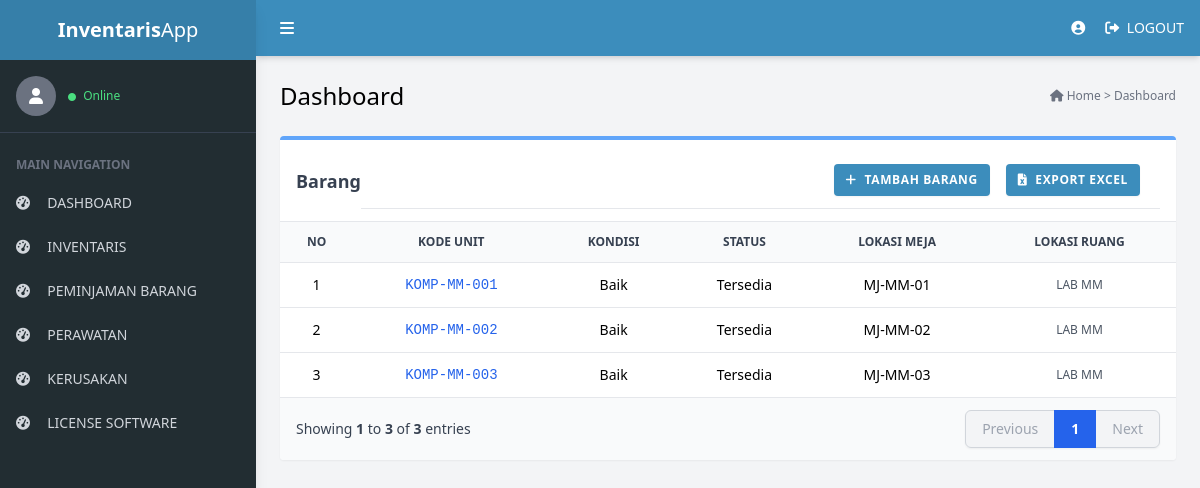
/Admin/detail_inventaris.php, run on the app's committed database.
### tables this page shows
CREATE TABLE `barang_detail` (
  `id_detail` int NOT NULL,
  `id_barang` int DEFAULT NULL,
  `kode_unit` varchar(50) NOT NULL,
  `kondisi` enum('Baik','Rusak','Perbaikan') DEFAULT 'Baik',
  `status` enum('Tersedia','Tidak Tersedia') DEFAULT 'Tersedia',
  `lokasi_meja` varchar(50) DEFAULT NULL,
  `lokasi_ruang` enum('LAB MM','LAB JARKOM') DEFAULT 'LAB MM'
);

### Admin/detail_inventaris.php (the view, shortened to what this page needs)
<?php
    require_once __DIR__ . "/../config/database.php";
    $lab = $_GET['lab'] ?? null;
    $filter = $_GET['filter'] ?? 'all';
    $filter = mysqli_real_escape_string($conn, $filter);
    $where_sql = '';
    $limit = 15;
    $halaman_aktif = isset($_GET['halaman']) ? (int)$_GET['halaman'] : 1;
    $offset = ($halaman_aktif - 1) * $limit;
    $query_total = "SELECT COUNT(*) AS total FROM barang_detail JOIN barang ON barang_detail.id_barang = barang.id_barang $where_sql";
    $result_total = mysqli_query($conn, $query_total);
    $row_total = mysqli_fetch_assoc($result_total);
    $total_data = $row_total['total'];
    $total_halaman = ceil($total_data / $limit);
    $query = "
        SELECT * FROM barang_detail INNER JOIN barang ON barang_detail.id_barang = barang.id_barang
        $where_sql
        ORDER BY barang.id_barang DESC
        LIMIT $limit OFFSET $offset
    ";
    $result = mysqli_query($conn, $query);
?>
<!DOCTYPE html>
<html lang="id">
<head>
    <script src="https://cdn.tailwindcss.com"></script>
    <link rel="stylesheet" href="https://cdnjs.cloudflare.com/ajax/libs/font-awesome/6.0.0/css/all.min.css">
</head>
<body class="bg-gray-100 font-sans">
    <div class="flex h-screen overflow-hidden">
        <?php include '../include/menu.php'; ?>
        <div class="flex-1 flex flex-col overflow-y-auto">
            <?php include '../include/header_hlm.php'; ?>
            <main class="p-6">
                <div class="flex justify-between items-center mb-6">
                    <h1 class="text-2xl font-light">Dashboard </h1>
                    <nav class="text-xs text-gray-500"><i class="fas fa-home"></i> <a href="../index.php">Home</a> > <a href="dashboard_baru.php">Dashboard</a></nav>
                </div>
                <div class="bg-white border-t-4 border-blue-400 rounded shadow-sm overflow-hidden">
                    <div class="px-4 py-3 border-b flex items-center justify-between bg-white w-full">
                        <h3 class="font-semibold text-gray-700 text-lg">Barang</h3>
                        <div class="px-5 py-3 border-b flex items-center justify-end bg-white w-full flex gap-4">
                            <div class="flex-shrink-0">
                                <a href="tambah_data.php" class="inline-flex items-center bg-[#3c8dbc] hover:bg-[#367fa9] text-white text-xs font-bold px-3 py-2 rounded shadow-sm transition-all uppercase tracking-wider">
                                    <i class="fas fa-plus mr-2"></i> Tambah Barang
                                </a>
                            </div>
                            <div class="flex-shrink-0">
                                <a href="export_inventaris.php" class="inline-flex items-center bg-[#3c8dbc] hover:bg-[#367fa9] text-white text-xs font-bold px-3 py-2 rounded shadow-sm transition-all uppercase tracking-wider">
                                    <i class="fas fa-file-excel mr-2"></i> Export Excel
                                </a>
                            </div>
                        </div>
                    </div>
                    <div class="overflow-x-auto">
                        <table class="w-full text-sm text-left border-collapse">
                            <thead>
                                <tr class="bg-gray-50 border-b text-gray-700">
                                    <th class="p-3 font-bold uppercase text-xs text-center">No</th>
                                    <th class="p-3 font-bold uppercase text-xs text-center">Kode Unit</th>
                                    <th class="p-3 font-bold uppercase text-xs text-center">Kondisi</th>
                                    <th class="p-3 font-bold uppercase text-xs text-center">Status</th>
                                    <th class="p-3 font-bold uppercase text-xs text-center">Lokasi Meja</th>
                                    <th class="p-3 font-bold uppercase text-xs text-center">Lokasi Ruang</th>
                                </tr>
                            </thead>
                            <tbody class="divide-y divide-gray-200 text-center">
                                <?php
                                $no = $offset + 1;
                                while ($row = mysqli_fetch_assoc($result)) {
                                ?>
                                <tr class="hover:bg-gray-50 transition-colors">
                                    <td class="p-3 text-center"><?= $no++; ?></td>
                                    <td class="p-3 font-mono text-blue-600"><?= $row['kode_unit']; ?></td>
                                    <td class="p-3 font-medium"><?= $row['kondisi']; ?></td>
                                    <td class="p-3"><?= $row['status']; ?></td>
                                    <td class="p-3"><?= $row['lokasi_meja']; ?></td>
                                    <td class="p-3 text-xs text-gray-600"><?= $row['lokasi_ruang']; ?></td>
                                </tr>
                                <?php } ?>
                            </tbody>
                        </table>
                        <div class="px-4 py-3 bg-gray-50 border-t border-gray-200 flex items-center justify-between">
                            <p class="text-sm text-gray-700">Showing <span class="font-semibold"><?= ($offset + 1); ?></span> to <span class="font-semibold"><?= min($offset + $limit, $total_data); ?></span> of <span class="font-semibold"> <?= $total_data; ?></span> entries </p>
                            <ul class="flex items-center -space-x-px shadow-sm rounded-md text-sm font-medium">
                                <?php if($halaman_aktif > 1): ?>
                                    <li class="inline-flex items-center px-4 py-2 rounded-l-md border border-gray-300 bg-white text-gray-500 hover:bg-gray-50 transition"><a href="?halaman=<?= $halaman_aktif - 1; ?>&lab=<?= $lab; ?>&filter=<?= $filter; ?>">Previous</a></li>
                                <?php else: ?>
                                    <li class="inline-flex items-center px-4 py-2 rounded-l-md border border-gray-300 bg-gray-100 text-gray-400 cursor-not-allowed">Previous</li>
                                <?php endif; ?>
                                <li class="z-10 bg-blue-600 border-blue-600 text-white inline-flex items-center px-4 py-2 border font-bold"><?= $halaman_aktif; ?></li>
                                <?php if($halaman_aktif < $total_halaman): ?>
                                    <li class="inline-flex items-center px-4 py-2 rounded-r-md border border-gray-300 bg-white text-gray-500 hover:bg-gray-50 transition"><a href="?halaman=<?= $halaman_aktif + 1; ?>&lab=<?= $lab; ?>&filter=<?= $filter; ?>">Next</a></li>
                                <?php else: ?>
                                    <li class="inline-flex items-center px-4 py-2 rounded-r-md border border-gray-300 bg-gray-100 text-gray-400 cursor-not-allowed">Next</li>
                                <?php endif; ?>
                            </ul>
                        </div>
                    </div>
                </div>
            </main>
        </div>
    </div>
</body>
</html>

### data on the page
barang_detail: kode_unit "KOMP-MM-001", kondisi "Baik", status "Tersedia", lokasi_meja "MJ-MM-01", lokasi_ruang "LAB MM"
barang_detail: kode_unit "KOMP-MM-002", kondisi "Baik", status "Tersedia", lokasi_meja "MJ-MM-02", lokasi_ruang "LAB MM"
barang_detail: kode_unit "KOMP-MM-003", kondisi "Baik", status "Tersedia", lokasi_meja "MJ-MM-03", lokasi_ruang "LAB MM"

### other printed values
$offset + 1 "1"
min($offset + $limit, $total_data) "3"
$total_data "3"
$halaman_aktif "1"
